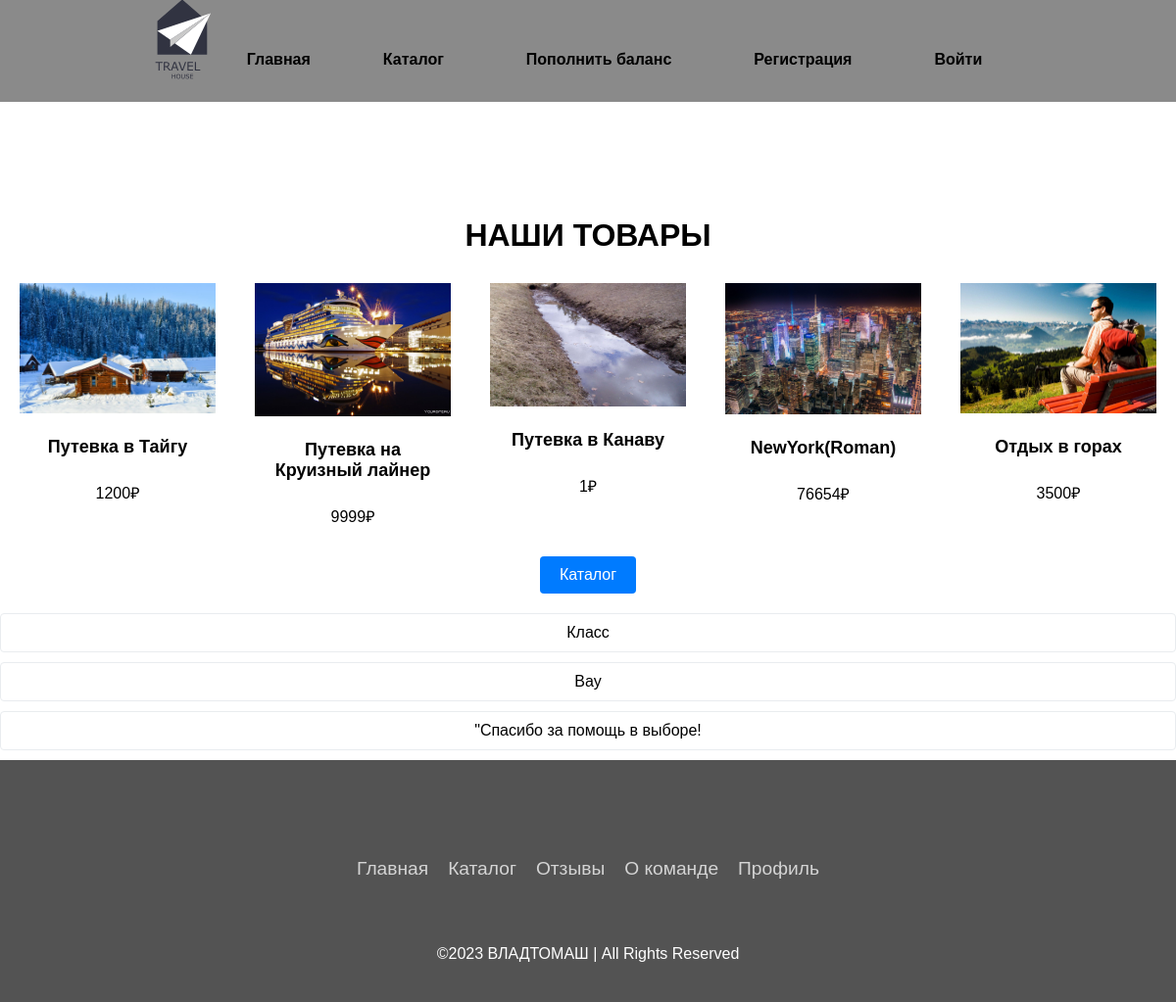
/321/index.php, run on the app's committed database.
### tables this page shows
CREATE TABLE `Product` (
  `id` int(11) NOT NULL,
  `name` varchar(255) NOT NULL,
  `price` int(11) NOT NULL,
  `image_path` longtext NOT NULL
);

CREATE TABLE `Comments` (
  `id` int(11) NOT NULL,
  `text` longtext NOT NULL
);

### 321/index.php (the view, shortened to what this page needs)
<!DOCTYPE html>
<html lang="en">
<head>
    <link rel="stylesheet" href="style.css">
    <link rel="stylesheet" href="css/product.css">
</head>
<body>
<header class="header">
<div class="otstup">
  <div class="logo-headar">
    <img href="index.php" src="logo.svg"   id="logo-headar" >
  </div>
  <div class="menu">
	   <a href="index.php" class="underline-one weg">Главная </a>
  </div>
<div class="menu">
<p> <a href="pages/catalog.php"  class="underline-one weg" style="color: black;">Каталог</a> </p>
</div>
<div class="menu">
<p> <a href="pages/deposit.php"  class="underline-one weg" style="color: black;">Пополнить баланс</a> </p>
</div>
<div class="menu">
<p> <a href="pages/register.php"  class="underline-one weg" style="color: black;">Регистрация </a> </p>
</div>
            <?php
                if(isset($_SESSION['isLoggined']))
                {
                    echo '<div class="menu">
                    <p> <a href="pages/profile.php"  class="underline-one weg" style="color: black;">Профиль</a> </p>
                    </div>';
                    echo '<div class="menu">
                    <p> <a href="php/exit.php"  class="underline-one weg" style="color: black;">Выйти</a> </p>
                    </div>';
                }
                else
                {
                    echo '<div class="menu">
                    <p> <a href="pages/login.php"  class="underline-one weg" style="color: black;">Войти</a> </p>
                    </div>';
                }
            ?>
    </header> <br><br><br><br><br><br><br><br><br>
    <div class="content">
    <h1>НАШИ ТОВАРЫ</h1>
        <?php
            require("php/connect.php");
            $sql = "SELECT * FROM Product ORDER BY rand() LIMIT 5;";
            if($result = $conn->query($sql))
            {
                echo "<div class='product-container'>";
                foreach ($result as $row) {
                    echo "<form action='php/addProduct.php' method='post'>";
                    echo "<div class='product'>";
                    echo "<img class='product-image' src='".$row['image_path']."'/>";
                    echo "<p class='product-title'>".$row['name']."</p>";
                    echo "<p class='product-price'>".$row['price'].'₽'."</p>";
                    echo "</div>";
                    echo "</form>";
                }
                echo "</div>";
            }
        ?>
        <a href="pages/catalog.php" class="more">Каталог</a>
        <?php
            require("php/connect.php");
            $sql = "SELECT * FROM Comments ORDER BY rand() LIMIT 3;";
            if($result = $conn->query($sql))
            {
                echo "<div class='comment-list'>";
                foreach ($result as $row) {
                    echo "<p class='comment-text'>".$row['text']."</p>";
                }
                echo "</div>";
            }
        ?>
    </div>
    <footer class="footer">
    <div class="waves">
      <div class="wave" id="wave1"></div>
      <div class="wave" id="wave3"></div>
    </div>
    <ul class="social-icon">
      <li class="social-icon__item"></li>
      <li class="social-icon__item"></li>
      <li class="social-icon__item"></li>
      <li class="social-icon__item"></li>
    </ul>
    <ul class="menu">
    <li class="menu__item"><a class="menu__link" href="index.php">Главная</a></li>
      <li class="menu__item"><a class="menu__link" href="pages/times.php">Каталог</a></li>
      <li class="menu__item"><a class="menu__link" href="#">Отзывы</a></li>
      <li class="menu__item"><a class="menu__link" href="pages/comand.php">О команде</a></li>
      <li class="menu__item"><a class="menu__link" href="pages/profile.php">Профиль</a></li>
    </ul>
    <p>&copy;2023 ВЛАДТОМАШ | All Rights Reserved</p>
  </footer>
</body>
</html>

### 321/style.css (style rules this page uses)
* { margin: 0; padding: 0; box-sizing: border-box; }
body { font-family: Arial, sans-serif; background-color: rgb(97, 97, 97)34); }
.header { text-align: center; justify-content: safe left; width: 100%; height: 13vh; position: absolute; z-index: 1; background: rgb(138, 138, 138); transition: transform 0.1s ease; }
.otstup { display: flex; justify-content: center; }
.logo-headar { height: auto; align-items: center; justify-content: center; width: auto; }
#logo-headar { width: vw; height: 14vh; margin-top: -0.8vh; margin-left: -2vw; margin-right: -2vw; }
.menu { padding: 4vh; margin-left: 50px; display: flex; height: auto; align-items: center; justify-content: center; width: auto; }
.underline-one { color: black; position: relative; cursor: pointer; text-decoration: none; }
.weg { font-weight: bold; }
.underline-one:after { content: ""; display: block; position: absolute; right: 0; bottom: -3px; width: 0; height: 2px; background-color: black; transition: width 0.5s; }
.footer { position: relative; width: 100%; background: rgb(83, 83, 83); min-height: 100px; padding: 20px 50px; display: flex; justify-content: center; align-items: center; flex-direction: column; }
.social-icon, .menu { position: relative; display: flex; justify-content: center; align-items: center; margin: 10px 0; flex-wrap: wrap; }
.social-icon__item, .menu__item { list-style: none; }
.menu__link { font-size: 1.2rem; color: #fff; margin: 0 10px; display: inline-block; transition: 0.5s; text-decoration: none; opacity: 0.75; font-weight: 300; }
.footer p { color: #fff; margin: 15px 0 10px 0; font-size: 1rem; font-weight: 300; }
.wave { position: absolute; top: -100px; left: 0; width: 100%; height: 100px; background: url("../img/wave.svg"); background-size: 1000px 100px; }
.wave#wave1 { z-index: 1000; opacity: 1; bottom: 0; animation: animateWaves 4s linear infinite; }
.wave#wave3 { z-index: 1000; opacity: 0.2; bottom: 20px; animation: animateWaves 3s linear infinite; }
h1, p { margin: 0; padding: 10px; }

### 321/css/product.css (style rules this page uses)
.product-title { font-size: 18px; font-weight: bold; margin-bottom: 5px; }
.product-price { font-size: 16px; margin-bottom: 10px; }

### 321/index.php (style rules this page uses)
.content { text-align: center; margin-top: 50px; }
.product-container { display: flex; flex-wrap: wrap; justify-content: center; }
.product { width: 200px; margin: 20px; }
.product-image { width: 100%; height: auto; margin-bottom: 10px; }
.product-title { font-size: 18px; font-weight: bold; margin-bottom: 5px; }
.product-price { font-size: 16px; margin-bottom: 10px; }
.more { display: inline-block; padding: 10px 20px; background-color: #007bff; color: #fff; border-radius: 4px; text-decoration: none; }
.comment-list { margin-top: 20px; }
.comment-text { margin-bottom: 10px; border: 1px solid #e9ecef; border-radius: 4px; padding: 10px; }

### data on the page
product: image_path (picture), name "Путевка в Тайгу", price "1200"
product: image_path (picture), name "Путевка на Круизный лайнер", price "9999"
product: image_path (picture), name "Путевка в Канаву", price "1"
product: image_path (picture), name "NewYork(Roman)", price "76654"
product: image_path (picture), name "Отдых в горах", price "3500"
comments: text "Класс"
